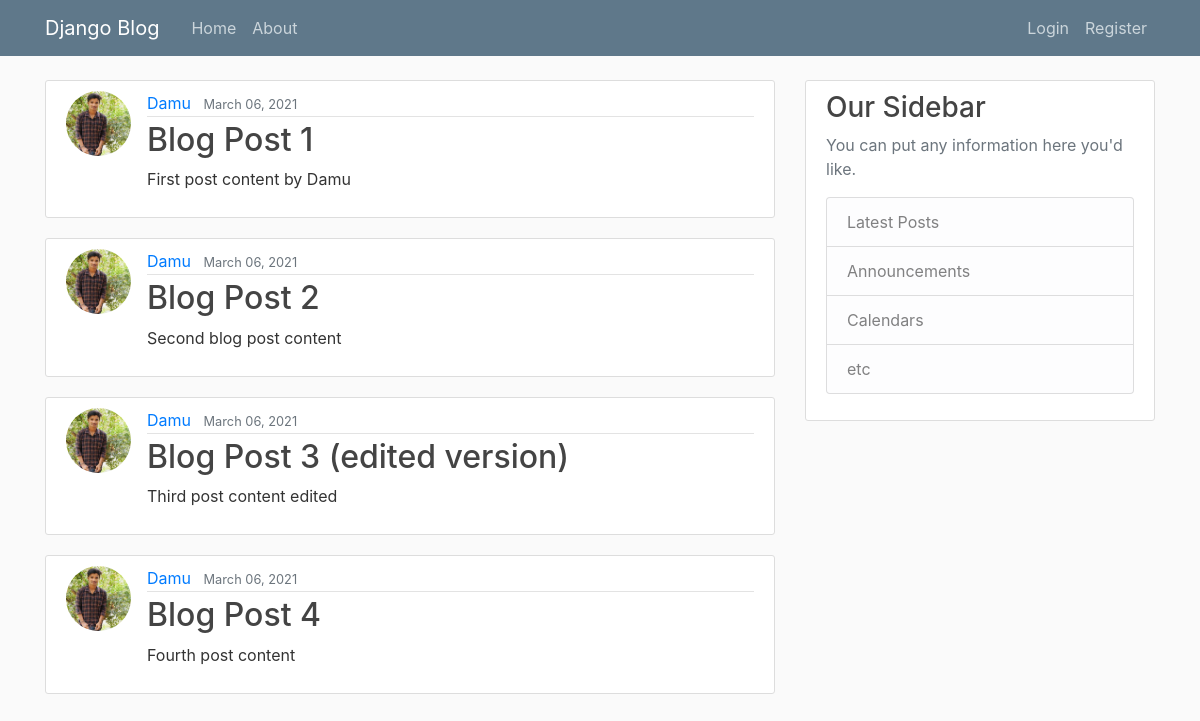
The app's page /, older data.
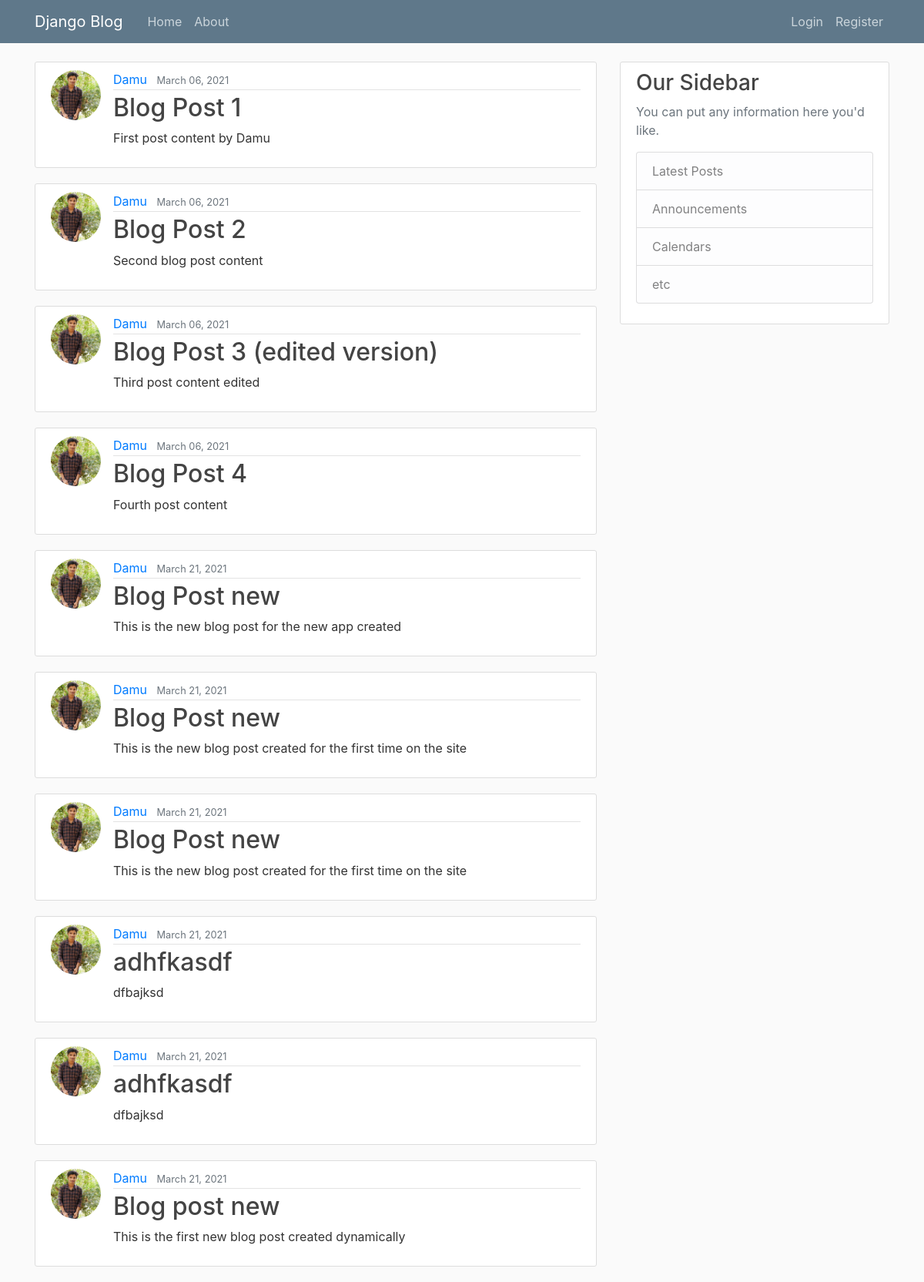
The same page, newer data.
### blog_app/models.py (models this page shows, shortened)
class Post(models.Model):
    author = models.ForeignKey(User , on_delete=models.CASCADE)
    content = models.TextField()
    title = models.CharField(max_length=100)
    date_posted = models.DateTimeField(default=timezone.now)

### users/models.py (models this page shows, shortened)
class Profile(models.Model):
    user = models.OneToOneField(User,on_delete=models.CASCADE)
    image = models.ImageField(default='default.jpg' , upload_to='profile_pics')

### blog_app/views.py (the view)
# urls.py: path('', views.home,name='home'),
def home(request):
    context={
        'posts' : Post.objects.all()
    }
    return render(request,"blog_app/home.html",context)

### blog_app/templates/blog_app/home.html (shortened to what this page needs)
{% extends "blog_app/base.html" %}
{% block content %}
  {% for post in posts %}
      <article class="media content-section">
        <img class="rounded-circle article-img" src="{{ post.author.profile.image.url }}">
          <div class="media-body">
            <div class="article-metadata">
              <a class="mr-2" href="#">{{ post.author }}</a>
              <small class="text-muted">{{ post.date_posted|date:"F d, Y" }}</small>
            </div>
            <h2><a class="article-title" href="{% url 'post-detail' post.id %}">{{ post.title }}</a></h2>
            <p class="article-content">{{ post.content }}</p>
          </div>
      </article>
  {% endfor %}
{% endblock content %}

Row changes from the older to the newer data that the page shows:
added Post: author.profile.image (picture), author "Damu", date_posted "March 21, 2021", title "Blog Post new", content "This is the new blog post for the new app created"
added Post: author.profile.image (picture), author "Damu", date_posted "March 21, 2021", title "Blog Post new", content "This is the new blog post created for the first time on the site"
added Post: author.profile.image (picture), author "Damu", date_posted "March 21, 2021", title "Blog Post new", content "This is the new blog post created for the first time on the site"
added Post: author.profile.image (picture), author "Damu", date_posted "March 21, 2021", title "adhfkasdf", content "dfbajksd"
added Post: author.profile.image (picture), author "Damu", date_posted "March 21, 2021", title "adhfkasdf", content "dfbajksd"
added Post: author.profile.image (picture), author "Damu", date_posted "March 21, 2021", title "Blog post new", content "This is the first new blog post created dynamically"
